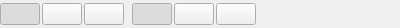
<?xml version="1.0" encoding="UTF-8"?>
<ui version="4.0">
 <class>AlignmentEdit</class>
 <widget class="PropertyEdit" name="AlignmentEdit">
  <property name="geometry">
   <rect>
    <x>0</x>
    <y>0</y>
    <width>400</width>
    <height>28</height>
   </rect>
  </property>
  <layout class="QHBoxLayout" name="horizontalLayout">
   <property name="spacing">
    <number>8</number>
   </property>
   <property name="leftMargin">
    <number>0</number>
   </property>
   <property name="topMargin">
    <number>1</number>
   </property>
   <property name="rightMargin">
    <number>2</number>
   </property>
   <property name="bottomMargin">
    <number>1</number>
   </property>
   <item>
    <layout class="QHBoxLayout" name="horizontal">
     <property name="spacing">
      <number>2</number>
     </property>
     <property name="leftMargin">
      <number>0</number>
     </property>
     <item>
      <widget class="QPushButton" name="left">
       <property name="text">
        <string/>
       </property>
       <property name="icon">
        <iconset resource="../../../../res/WorldEditor.qrc">
         <normaloff>:/Images/fontawesome/align/align-left-solid.png</normaloff>:/Images/fontawesome/align/align-left-solid.png</iconset>
       </property>
       <property name="checkable">
        <bool>true</bool>
       </property>
       <property name="checked">
        <bool>true</bool>
       </property>
      </widget>
     </item>
     <item>
      <widget class="QPushButton" name="center">
       <property name="text">
        <string/>
       </property>
       <property name="icon">
        <iconset resource="../../../../res/WorldEditor.qrc">
         <normaloff>:/Images/fontawesome/align/align-center-solid.png</normaloff>:/Images/fontawesome/align/align-center-solid.png</iconset>
       </property>
       <property name="checkable">
        <bool>true</bool>
       </property>
      </widget>
     </item>
     <item>
      <widget class="QPushButton" name="right">
       <property name="text">
        <string/>
       </property>
       <property name="icon">
        <iconset resource="../../../../res/WorldEditor.qrc">
         <normaloff>:/Images/fontawesome/align/align-right-solid.png</normaloff>:/Images/fontawesome/align/align-right-solid.png</iconset>
       </property>
       <property name="checkable">
        <bool>true</bool>
       </property>
      </widget>
     </item>
    </layout>
   </item>
   <item>
    <layout class="QHBoxLayout" name="vertical">
     <property name="spacing">
      <number>2</number>
     </property>
     <property name="leftMargin">
      <number>0</number>
     </property>
     <item>
      <widget class="QPushButton" name="top">
       <property name="text">
        <string/>
       </property>
       <property name="icon">
        <iconset resource="../../../../res/WorldEditor.qrc">
         <normaloff>:/Images/fontawesome/align/align-top-solid.png</normaloff>:/Images/fontawesome/align/align-top-solid.png</iconset>
       </property>
       <property name="checkable">
        <bool>true</bool>
       </property>
       <property name="checked">
        <bool>true</bool>
       </property>
      </widget>
     </item>
     <item>
      <widget class="QPushButton" name="middle">
       <property name="text">
        <string/>
       </property>
       <property name="icon">
        <iconset resource="../../../../res/WorldEditor.qrc">
         <normaloff>:/Images/fontawesome/align/align-middle-solid.png</normaloff>:/Images/fontawesome/align/align-middle-solid.png</iconset>
       </property>
       <property name="checkable">
        <bool>true</bool>
       </property>
      </widget>
     </item>
     <item>
      <widget class="QPushButton" name="bottom">
       <property name="text">
        <string/>
       </property>
       <property name="icon">
        <iconset resource="../../../../res/WorldEditor.qrc">
         <normaloff>:/Images/fontawesome/align/align-bottom-solid.png</normaloff>:/Images/fontawesome/align/align-bottom-solid.png</iconset>
       </property>
       <property name="checkable">
        <bool>true</bool>
       </property>
      </widget>
     </item>
    </layout>
   </item>
   <item>
    <spacer name="horizontalSpacer">
     <property name="orientation">
      <enum>Qt::Horizontal</enum>
     </property>
     <property name="sizeHint" stdset="0">
      <size>
       <width>40</width>
       <height>20</height>
      </size>
     </property>
    </spacer>
   </item>
  </layout>
 </widget>
 <customwidgets>
  <customwidget>
   <class>PropertyEdit</class>
   <extends>QWidget</extends>
   <header>editor/propertyedit.h</header>
   <container>1</container>
  </customwidget>
 </customwidgets>
 <resources>
  <include location="../../../../res/WorldEditor.qrc"/>
 </resources>
 <connections/>
</ui>
